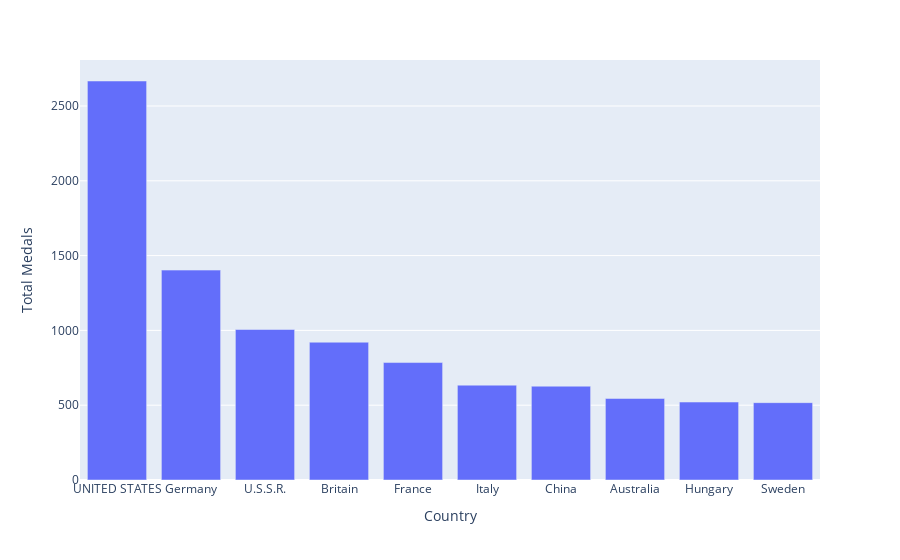

Write notebook code for a chart like this one.
### Code cell
# the top 10 countries that won the most medals in the history of the olympics
medals.groupby('Country')['Total'].sum().sort_values(ascending=False).head(10)

# on a bar chart px countries in the x axis and total medals in the y axis
fig = px.bar(medals.groupby('Country')['Total'].sum().sort_values(ascending=False).head(10),
             x=medals.groupby('Country')['Total'].sum().sort_values(ascending=False).head(10).index,
             y=medals.groupby('Country')['Total'].sum().sort_values(ascending=False).head(10).values,
             labels={'x': 'Country', 'y': 'Total Medals'})
fig.show()

### Figure 1 — Plotly figure (JSON) as saved in the notebook; plotly's stock layout.template omitted (floating-point values rounded to 4 significant figures)
{"data": [{"alignmentgroup": "True", "hovertemplate": "Country=%{x}<br>Total Medals=%{y}<extra></extra>", "legendgroup": "", "marker": {"color": "#636efa", "pattern": {"shape": ""}}, "name": "", "offsetgroup": "", "orientation": "v", "showlegend": false, "textposition": "auto", "type": "bar", "x": ["UNITED STATES", "Germany", "U.S.S.R.", "Britain", "France", "Italy", "China", "Australia", "Hungary", "Sweden"], "xaxis": "x", "y": [2667, 1403, 1006, 921, 785, 634, 627, 545, 521, 517], "yaxis": "y"}], "layout": {"barmode": "relative", "legend": {"tracegroupgap": 0}, "margin": {"t": 60}, "xaxis": {"anchor": "y", "domain": [0, 1], "title": {"text": "Country"}}, "yaxis": {"anchor": "x", "domain": [0, 1], "title": {"text": "Total Medals"}}}}
